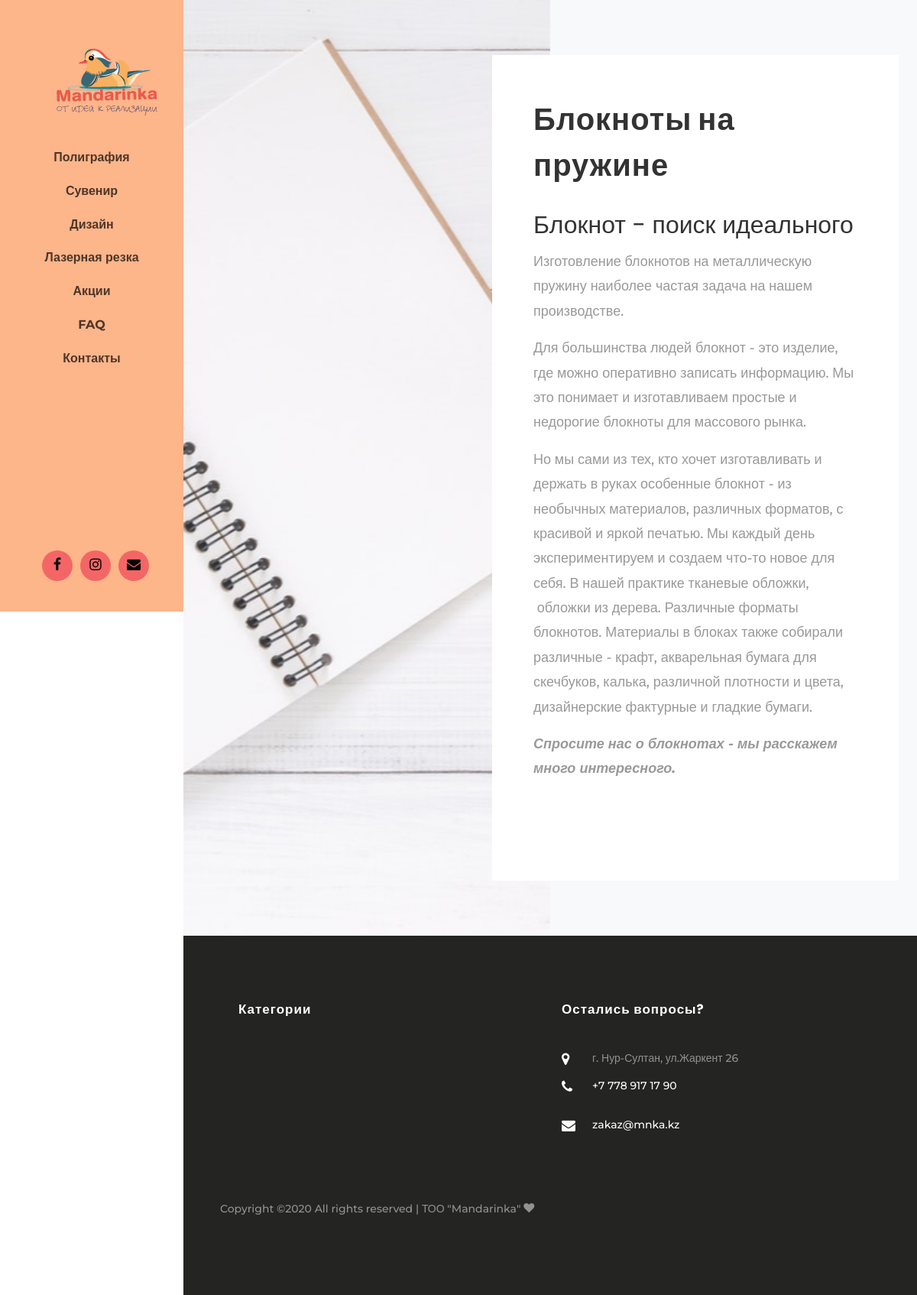
The page /bloknoty-na-pruzhine/ on the database its author committed.
### menu/models.py (models this page shows, shortened)
class MenuItem(MPTTModel):
    title = models.CharField(_("Название пункта меню на сайте"), max_length=255)
    slug = models.CharField(_("Url"), max_length=255)
    parent = TreeForeignKey(
        'self',
        verbose_name=_("Родительский пункт"),
        on_delete=models.CASCADE,
        null=True,
        blank=True,
        related_name='children'
    )
    menu = models.ForeignKey('Menu', verbose_name=_("Меню"), on_delete=models.CASCADE)
    sort = models.PositiveIntegerField(_('Порядок'), default=0)
    published = models.BooleanField(_("Отображать?"), default=True)
    class Meta:
        verbose_name = _("Пункт меню")
        verbose_name_plural = _("Пункты меню")
    class MPTTMeta:
        order_insertion_by = ('sort',)

### blog/models.py (models this page shows, shortened)
class Post(models.Model):
    title = models.CharField("Заголовок", max_length=250)
    mini_text = models.TextField("Короткое описание")
    text = models.TextField("Полный текст")
    create_date = models.DateTimeField("дата создания", auto_now=True)
    slug = models.SlugField("url", max_length=100, unique=True)
    edit_date = models.DateTimeField(
        "дата редактирования",
        default=timezone.now,
        blank=True,
        null=True
    )
    published_date = models.DateTimeField(
        "дата публикации",
        default=timezone.now,
        blank=True,
        null=True
    )
    image = models.ImageField("главная фотография", upload_to="post/", null=True, blank=True)
    category = models.ManyToManyField(
        Category,
        verbose_name="Категория",
    )
    published = models.BooleanField("опубликовать?", default=True)
    sort = models.PositiveIntegerField('порядок', default=0)
    class Meta:
        verbose_name = "Пост"
        verbose_name_plural = "Посты"
        ordering = ['sort', '-published_date', ]
    def name_category(self):
        return '\n, \n '.join([str(child.name) for child in self.category.all()])
    name_category.short_description = 'Привязка к категориям'

### blog/views.py (the view)
# urls.py: path('<slug:slug>/', views.PostDetailView.as_view(), name='detail_post'),
class PostDetailView(View):
    def get(self, request, **kwargs):
        post = get_object_or_404(Post, slug=kwargs.get("slug"))
        menu = MenuItem.objects.filter(published=True)
        context = {
            'post': post,
            'menu': menu,
        }
        return render(request, 'blog/detail.html', context)

### templates/blog/detail.html (shortened to what this page needs)
{% extends 'base.html' %}
{% block content %}
			<section class="ftco-section-no-padding bg-light">
				<div class="hero-wrap">
					<div class="d-flex">
                            <div class="author-image text img p-md-5 ftco-animate" style="background-image: url({{ post.image.url }});"></div>
        <div class="author-info text p-4 mt-5 mb-5 ftco-animate">
							<div class="desc">
								<h1 class="mb-4">{{ post.title }}</h1>
								<p class="mb-4">{{ post.text|safe }}</p>
								<ul class="ftco-social mt-3">
		            </ul>
	            </div>
						</div>
					</div>
				</div>
			</section>
{% endblock content %}

### templates/base.html (shortened to what this page needs)
{% load static %}
<!DOCTYPE html>
<html lang="ru">
<head>
    <link rel="stylesheet" href="{% static 'css/open-iconic-bootstrap.min.css' %}">
    <link rel="stylesheet" href="{% static 'css/animate.css' %}">
    <link rel="stylesheet" href="{% static 'css/owl.carousel.min.css' %}">
    <link rel="stylesheet" href="{% static 'css/owl.theme.default.min.css' %}">
    <link rel="stylesheet" href="{% static 'css/magnific-popup.css' %}">
    <link rel="stylesheet" href="{% static 'css/aos.css' %}">
    <link rel="stylesheet" href="{% static 'css/ionicons.min.css' %}">
    <link rel="stylesheet" href="{% static 'css/bootstrap-datepicker.css' %}">
    <link rel="stylesheet" href="{% static 'css/jquery.timepicker.css' %}">
    <link rel="stylesheet" href="{% static 'css/flaticon.css' %}">
    <link rel="stylesheet" href="{% static 'css/icomoon.css' %}">
    <link rel="stylesheet" href="{% static 'css/style.css' %}">
</head>
<body>
<div id="colorlib-page">
   {% load static %}
<aside id="colorlib-aside" role="complementary" class="js-fullheight text-center">
			<h1 id="colorlib-logo"><a href="{% url 'blog:home' %}" ><img src="{% static 'images/logo.png' %}" alt="" ></a></h1>
			<nav id="colorlib-main-menu" role="navigation">
				<ul>
                    {% for m in menu %}
					<li><a href="{{ m.slug }}">{{ m.title }}</a></li>
                    {% endfor %}
				</ul>
			</nav>
			<div class="colorlib-footer">
					<div class="d-flex justify-content-center">
					<ul class="d-flex align-items-center">
						<li class="d-flex align-items-center jusitfy-content-center"><a href="#"><i class="icon-facebook"></i></a></li>
						<li class="d-flex align-items-center jusitfy-content-center"><a href="#"><i class="icon-instagram"></i></a></li>
						<li class="d-flex align-items-center jusitfy-content-center"><a href="#"><i class="icon-envelope"></i></a></li>
					</ul>
				</div>
			</div>
		</aside>
    <div id="colorlib-main">
        {% block content %}
        {% endblock %}
        <footer class="ftco-footer ftco-bg-dark ftco-section">
            <div class="container px-md-5">
                <div class="row mb-5">
                    <div class="col-md">
                        <div class="ftco-footer-widget mb-4 ml-md-4">
                            <h2 class="ftco-heading-2">Категории</h2>
                        </div>
                    </div>
                    <div class="col-md">
                        <div class="ftco-footer-widget mb-4">
                            <h2 class="ftco-heading-2">Остались вопросы?</h2>
                            <div class="block-23 mb-3">
                                <ul>
                                    <li><span class="icon icon-map-marker"></span><span class="text">г. Нур-Султан, ул.Жаркент 26</span>
                                    </li>
                                    <li><a href="#"><span class="icon icon-phone"></span><span class="text">+7 778 917 17 90</span></a>
                                    </li>
                                    <li><a href="#"><span class="icon icon-envelope"></span><span class="text">zakaz@mnka.kz</span></a>
                                    </li>
                                </ul>
                            </div>
                        </div>
                    </div>
                </div>
                <div class="row">
                    <div class="col-md-12">
                        <p>
                            Copyright &copy;<script>document.write(new Date().getFullYear());</script>
                            All rights reserved | ТОО "Mandarinka" <i class="icon-heart"
                                                                                aria-hidden="true"></i>
                            </p>
                    </div>
                </div>
            </div>
        </footer>
    </div>
</body>
</html>

### static/css/icomoon.css (style rules this page uses)
[class^="icon-"], [class*=" icon-"] { font-family: 'icomoon' !important; speak: none; font-style: normal; font-weight: normal; font-variant: normal; text-transform: none; line-height: 1; -webkit-font-smoothing: antialiased; -moz-osx-font-smoothing: grayscale; }
.icon-heart:before { content: "\f004"; }
.icon-map-marker:before { content: "\f041"; }
.icon-phone:before { content: "\f095"; }
.icon-facebook:before { content: "\f09a"; }
.icon-envelope:before { content: "\f0e0"; }
.icon-instagram:before { content: "\f16d"; }

### rows shown on the page
MenuItem: title "Полиграфия"
MenuItem: title "Сувенир"
MenuItem: title "Дизайн"
MenuItem: title "Лазерная резка"
MenuItem: title "Акции"
MenuItem: title "FAQ"
MenuItem: title "Контакты"
Post: image (placeholder picture), title "Блокноты на пружине", text "Блокнот - поиск идеального Изготовление блокнотов на металлическую пружину наиболее частая задача на нашем производстве. Для большинства людей блокнот - это изделие, где можно оперативно записать информацию. Мы это понимает и изготавливаем простые и недорогие блокноты для массового рынка. Но мы сами из тех, кто хочет изготавливать и держать в руках особенные блокнот - из необычных материалов, различных форматов, с красивой и яркой печатью. Мы каждый день экспериментируем и создаем что-то новое для себя. В нашей практике тканевые обложки, обложки из дерева. Различные форматы блокнотов. Материалы в блоках также собирали различные - крафт, акварельная бумага для скечбуков, калька, различной…"
